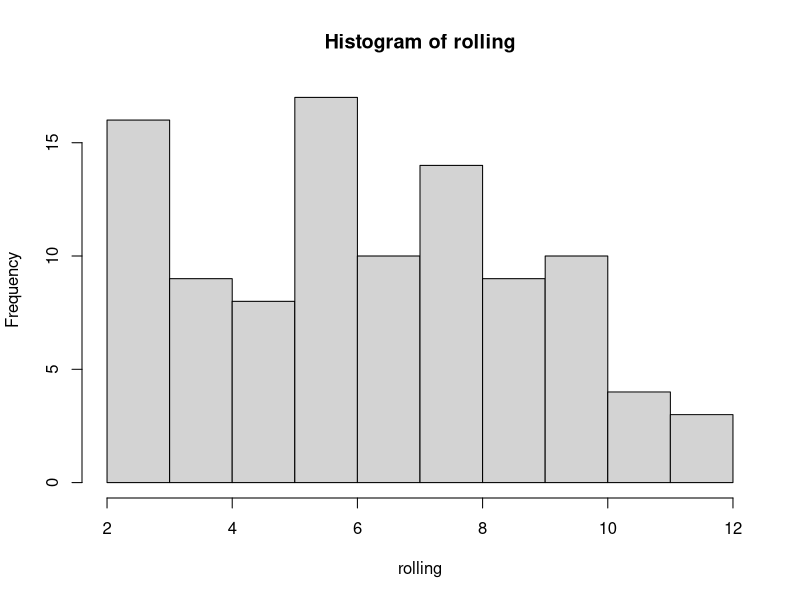

Write the R code that produced this figure.
#simulation script class

d = 100

dice1 <- sample(6,d,replace=TRUE)
dice2 <- sample(6,d,replace=TRUE)


rolling <- dice1 + dice2


hist(rolling)
